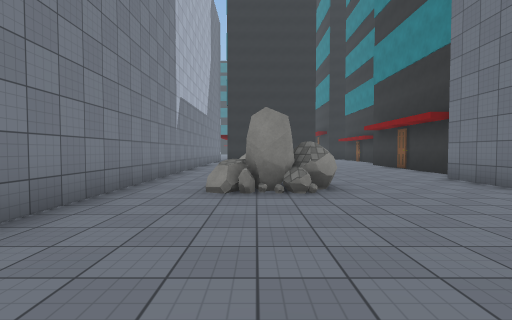
[1] (above)

24 first-person views from a walk through a 3-D level made in the Unity game engine. The camera is 1.4 m above the floor, tilts 2° down and sees 85° across. The floor is counted in squares, 2 m on a side. Each view is taken from the middle of a square. On the plan, view 1 faces up. The plan holds only what a view shows up to about 9 squares ahead; the rest is blank. The place goes on beyond the plan. The player character is not drawn. Surface patterns are stand-ins for the level's own textures.

[2]
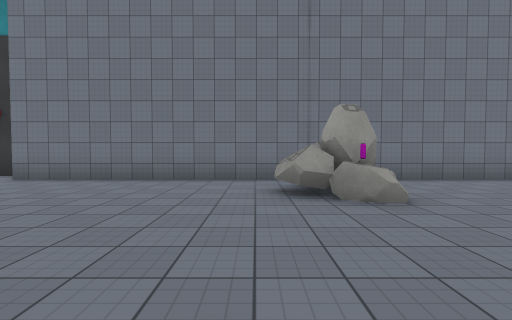

[3]
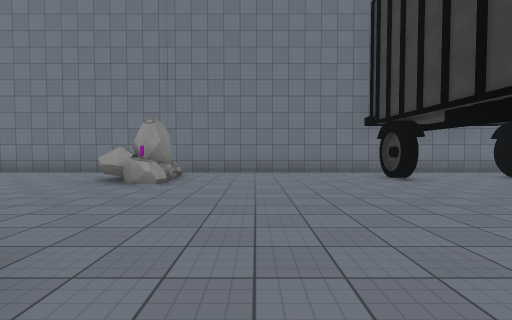

[4]
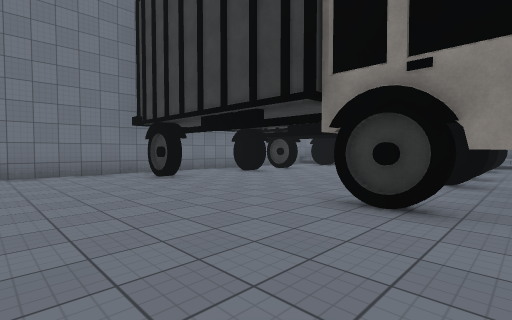

[5]
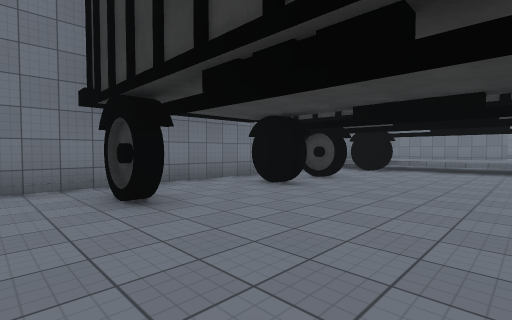

[6]
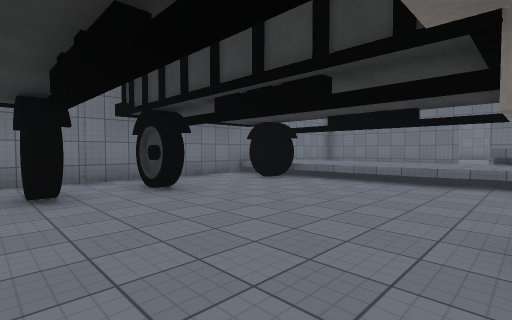

[7]
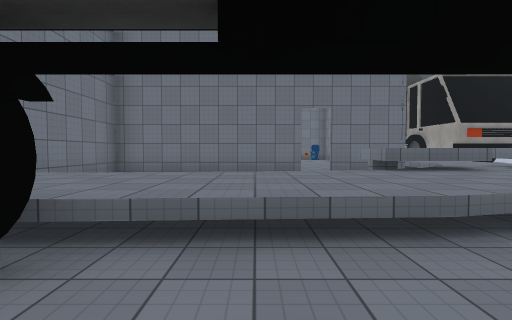

[8]
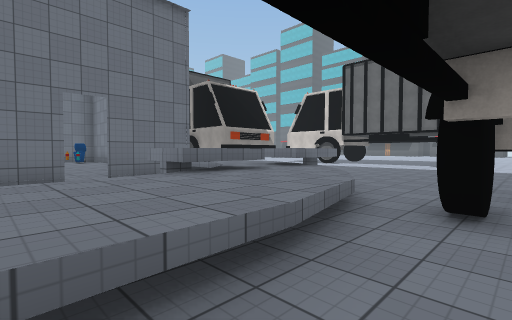

[9]
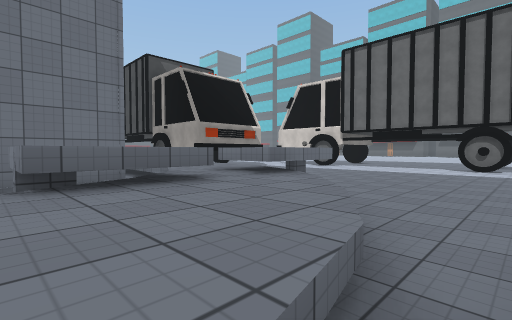

[10]
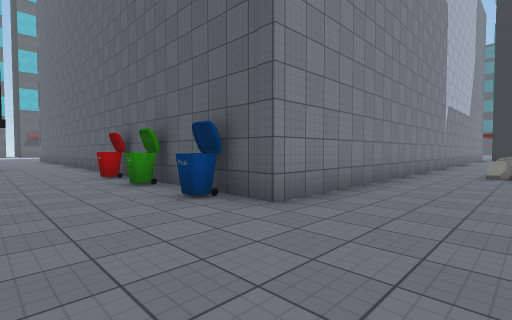

[11]
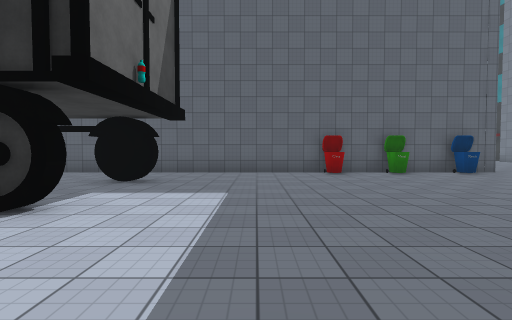

[12]
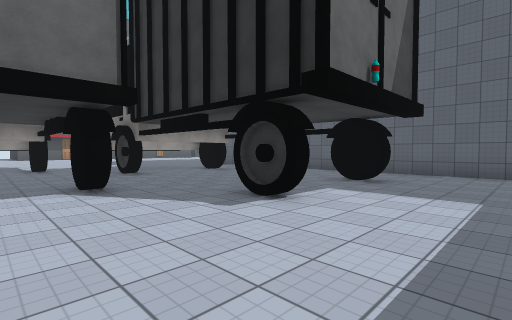

[13]
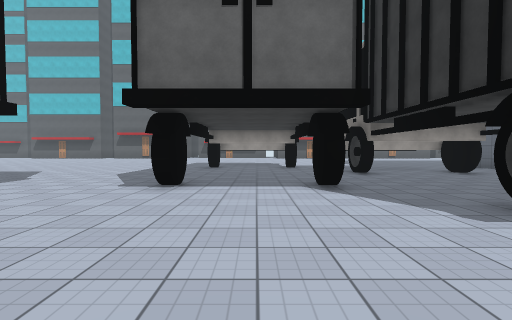

[14]
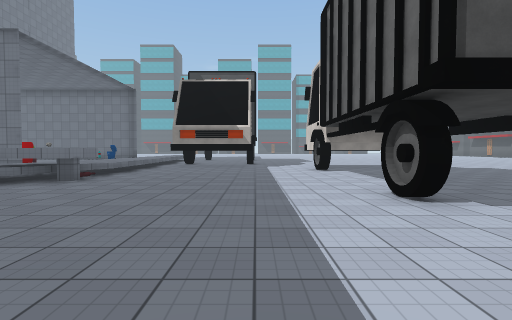

[15]
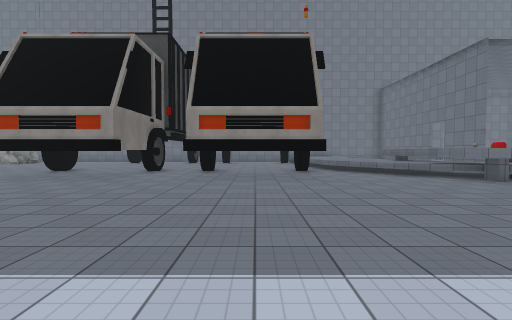

[16]
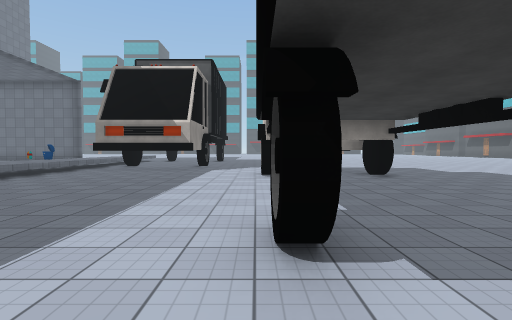

[17]
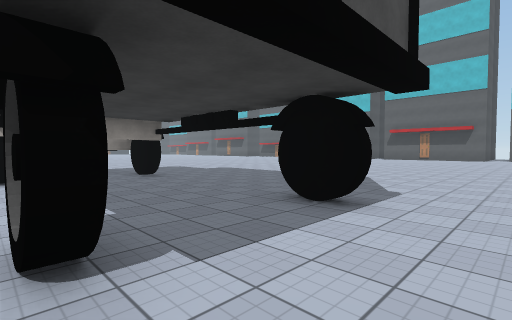

[18]
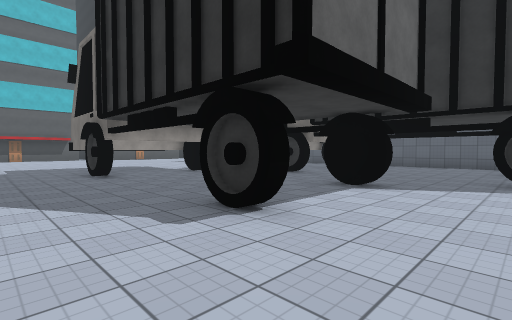

[19]
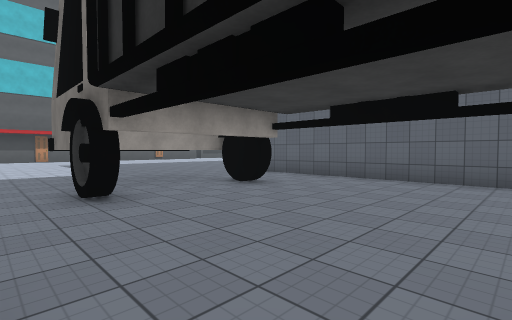

[20]
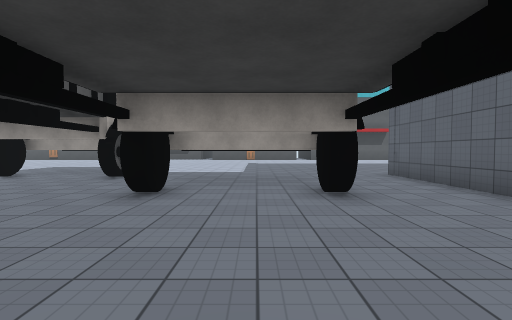

[21]
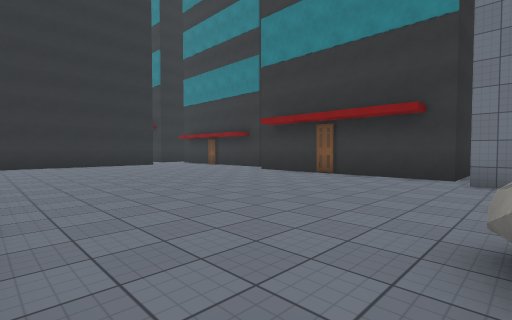

[22]
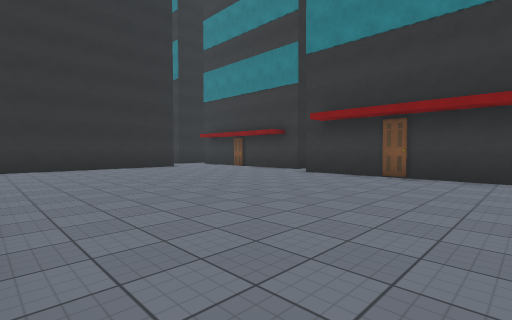

[23]
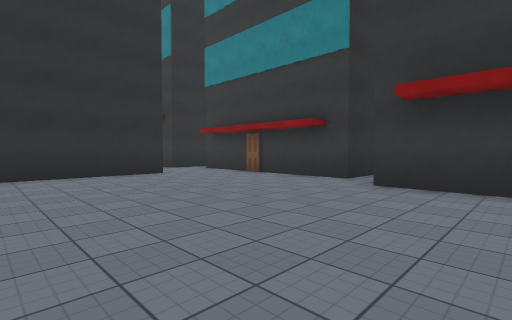

[24]
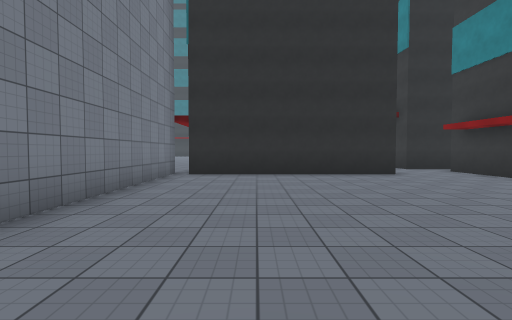

### Floor plan
Key: @ floor where view 1 was taken; # wall or solid block; x gap in a wall; . floor; = window, fence, low wall or low ledge; ^ raised ledge; R rock; B billboard; I bin; T thing the floor can be seen under or through.
Columns run from 22 left of view 1 to 7 right of it. Each row starts with its distance up from view 1.
 20                            ..#
 19                    ########..#
 18                    #.........#
 17                    #.........#
 16                    #.........#
 15                    #.........#
 14                    #..........
 13                     ........#
 12                     ........#
 11                     ........#
 10                     ........#
  9                    #........#
  8                    #........##
  7                    #.......##
  6                    #..R....#
  5                    #..RR...#
  4                    #.......#
  3                    #.......#
  2                    #.......#
  1                    #.......#
  0                    #..@.RR #
 -1 ####################....RR.#
 -2 ..............I.I.I........#
 -3 ...........................#
 -4 .TTTT....#.................#
 -5 .TT........................#
 -6 .TT........................#
 -7 .TTx#....#.......###.....#.#
 -8 .................##........#
 -9 ##....##.........##........#
-10 #..................# ....#.#
-11 #..................# ......#
-12 ##....##.........###.....#.#
-13 .................# ........#
-14 .................##........#
-15 ...................##.^^^#=#
-16 .......#..#........^^^^^^##
-17 ..................^^^^^^^##
-18    .............BBBBBB^^=##
-19     ............BBBBBB    #
-20    .............^^^  ######
-21    .............^^^##
-22    ....#  #.....^^^
-23    ....#  ......^^^

Positions as (right, up) in squares from view 1, and headings:
1: (0, 0), facing up
2: (-2, 1), facing right
3: (-4, -3), facing right
4: (-4, -3), facing down-right
5: (-1, -5), facing down-right
6: (-2, -9), facing down-right
7: (1, -13), facing down
8: (1, -14), facing down-left
9: (-1, -15), facing down-left
10: (0, -4), facing up-left
11: (-10, -10), facing up
12: (-10, -10), facing up-left
13: (-10, -10), facing left
14: (-10, -12), facing down
15: (-12, -13), facing right
16: (-12, -14), facing down
17: (-12, -14), facing down-left
18: (-13, -14), facing up-left
19: (-14, -8), facing up-left
20: (-14, -5), facing left
21: (-2, 6), facing up-right
22: (-2, 8), facing up-right
23: (0, 11), facing up-right
24: (0, 11), facing up
